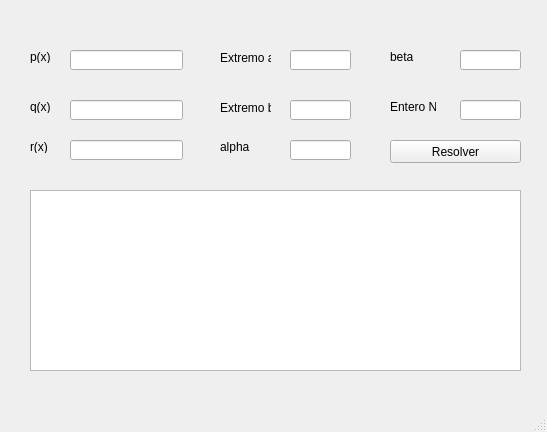
<?xml version="1.0" encoding="UTF-8"?>
<ui version="4.0">
 <class>wsimpson</class>
 <widget class="QMainWindow" name="wsimpson">
  <property name="geometry">
   <rect>
    <x>0</x>
    <y>0</y>
    <width>547</width>
    <height>432</height>
   </rect>
  </property>
  <property name="windowTitle">
   <string>MainWindow</string>
  </property>
  <widget class="QWidget" name="centralwidget">
   <widget class="QPushButton" name="pbResolver">
    <property name="geometry">
     <rect>
      <x>390</x>
      <y>140</y>
      <width>131</width>
      <height>23</height>
     </rect>
    </property>
    <property name="text">
     <string>Resolver</string>
    </property>
   </widget>
   <widget class="QLineEdit" name="lePx">
    <property name="geometry">
     <rect>
      <x>70</x>
      <y>50</y>
      <width>113</width>
      <height>20</height>
     </rect>
    </property>
   </widget>
   <widget class="QLineEdit" name="leQx">
    <property name="geometry">
     <rect>
      <x>70</x>
      <y>100</y>
      <width>113</width>
      <height>20</height>
     </rect>
    </property>
   </widget>
   <widget class="QLineEdit" name="leRx">
    <property name="geometry">
     <rect>
      <x>70</x>
      <y>140</y>
      <width>113</width>
      <height>20</height>
     </rect>
    </property>
   </widget>
   <widget class="QLabel" name="label">
    <property name="geometry">
     <rect>
      <x>30</x>
      <y>50</y>
      <width>46</width>
      <height>13</height>
     </rect>
    </property>
    <property name="text">
     <string>p(x)</string>
    </property>
   </widget>
   <widget class="QLabel" name="label_2">
    <property name="geometry">
     <rect>
      <x>30</x>
      <y>100</y>
      <width>46</width>
      <height>13</height>
     </rect>
    </property>
    <property name="text">
     <string>q(x)</string>
    </property>
   </widget>
   <widget class="QLabel" name="label_3">
    <property name="geometry">
     <rect>
      <x>30</x>
      <y>140</y>
      <width>46</width>
      <height>13</height>
     </rect>
    </property>
    <property name="text">
     <string>r(x)</string>
    </property>
   </widget>
   <widget class="QLineEdit" name="leAlpha">
    <property name="geometry">
     <rect>
      <x>290</x>
      <y>140</y>
      <width>61</width>
      <height>20</height>
     </rect>
    </property>
   </widget>
   <widget class="QLabel" name="label_4">
    <property name="geometry">
     <rect>
      <x>220</x>
      <y>50</y>
      <width>51</width>
      <height>16</height>
     </rect>
    </property>
    <property name="text">
     <string>Extremo a</string>
    </property>
   </widget>
   <widget class="QLabel" name="label_5">
    <property name="geometry">
     <rect>
      <x>220</x>
      <y>140</y>
      <width>46</width>
      <height>13</height>
     </rect>
    </property>
    <property name="text">
     <string>alpha</string>
    </property>
   </widget>
   <widget class="QLabel" name="label_6">
    <property name="geometry">
     <rect>
      <x>220</x>
      <y>100</y>
      <width>51</width>
      <height>16</height>
     </rect>
    </property>
    <property name="text">
     <string>Extremo b</string>
    </property>
   </widget>
   <widget class="QLineEdit" name="leExa">
    <property name="geometry">
     <rect>
      <x>290</x>
      <y>50</y>
      <width>61</width>
      <height>20</height>
     </rect>
    </property>
   </widget>
   <widget class="QLineEdit" name="leExb">
    <property name="geometry">
     <rect>
      <x>290</x>
      <y>100</y>
      <width>61</width>
      <height>20</height>
     </rect>
    </property>
   </widget>
   <widget class="QLabel" name="label_7">
    <property name="geometry">
     <rect>
      <x>390</x>
      <y>50</y>
      <width>46</width>
      <height>13</height>
     </rect>
    </property>
    <property name="text">
     <string>beta</string>
    </property>
   </widget>
   <widget class="QLabel" name="label_9">
    <property name="geometry">
     <rect>
      <x>390</x>
      <y>100</y>
      <width>46</width>
      <height>13</height>
     </rect>
    </property>
    <property name="text">
     <string>Entero N</string>
    </property>
   </widget>
   <widget class="QLineEdit" name="leBeta">
    <property name="geometry">
     <rect>
      <x>460</x>
      <y>50</y>
      <width>61</width>
      <height>20</height>
     </rect>
    </property>
   </widget>
   <widget class="QLineEdit" name="leEne">
    <property name="geometry">
     <rect>
      <x>460</x>
      <y>100</y>
      <width>61</width>
      <height>20</height>
     </rect>
    </property>
   </widget>
   <widget class="QTextEdit" name="teResultado">
    <property name="geometry">
     <rect>
      <x>30</x>
      <y>190</y>
      <width>491</width>
      <height>181</height>
     </rect>
    </property>
   </widget>
  </widget>
  <widget class="QMenuBar" name="menubar">
   <property name="geometry">
    <rect>
     <x>0</x>
     <y>0</y>
     <width>547</width>
     <height>21</height>
    </rect>
   </property>
  </widget>
  <widget class="QStatusBar" name="statusbar"/>
 </widget>
 <tabstops>
  <tabstop>lePx</tabstop>
  <tabstop>leQx</tabstop>
  <tabstop>leRx</tabstop>
  <tabstop>leExa</tabstop>
  <tabstop>leExb</tabstop>
  <tabstop>leAlpha</tabstop>
  <tabstop>leBeta</tabstop>
  <tabstop>leEne</tabstop>
  <tabstop>pbResolver</tabstop>
  <tabstop>teResultado</tabstop>
 </tabstops>
 <resources/>
 <connections/>
</ui>
